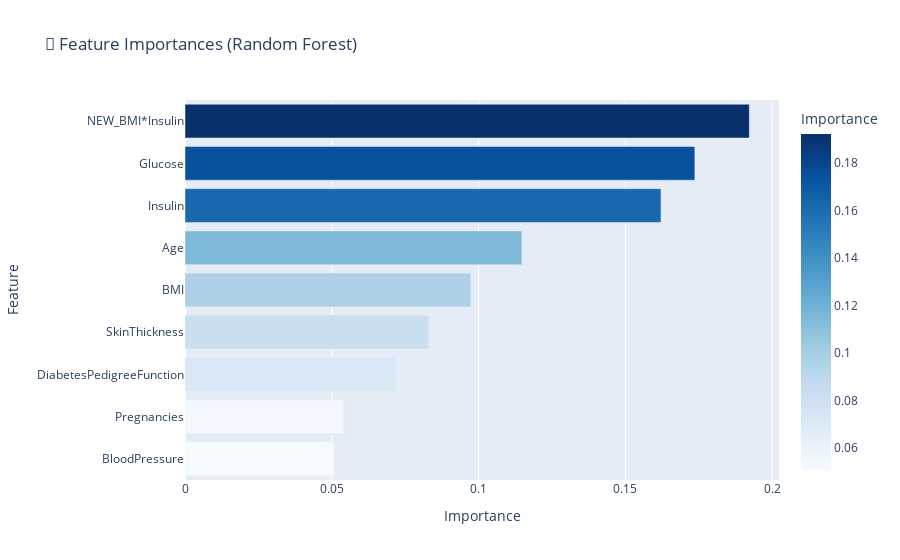

The notebook cell saved with this chart:
### Code cell
import plotly.express as px
import pandas as pd

# Veri hazırla
feat_imp_df = pd.DataFrame({
    'Feature': X.columns,
    'Importance': rf_model.feature_importances_
}).sort_values(by='Importance', ascending=False)

# Etkileşimli yatay bar grafiği
fig = px.bar(
    feat_imp_df, 
    x='Importance', 
    y='Feature', 
    orientation='h', 
    color='Importance',
    color_continuous_scale='Blues',  # Mavi tonları
    title='🌟 Feature Importances (Random Forest)'
)

fig.update_layout(yaxis={'categoryorder':'total ascending'})
fig.show()

### Figure 1 — Plotly figure (JSON) as saved in the notebook; plotly's stock layout.template omitted (floating-point values rounded to 4 significant figures)
{"data": [{"alignmentgroup": "True", "hovertemplate": "Importance=%{marker.color}<br>Feature=%{y}<extra></extra>", "legendgroup": "", "marker": {"color": [0.1922, 0.1737, 0.1621, 0.1147, 0.09736, 0.08307, 0.07197, 0.05408, 0.05078], "coloraxis": "coloraxis", "pattern": {"shape": ""}}, "name": "", "offsetgroup": "", "orientation": "h", "showlegend": false, "textposition": "auto", "type": "bar", "x": [0.1922, 0.1737, 0.1621, 0.1147, 0.09736, 0.08307, 0.07197, 0.05408, 0.05078], "xaxis": "x", "y": ["NEW_BMI*Insulin", "Glucose", "Insulin", "Age", "BMI", "SkinThickness", "DiabetesPedigreeFunction", "Pregnancies", "BloodPressure"], "yaxis": "y"}], "layout": {"autosize": true, "barmode": "relative", "coloraxis": {"colorbar": {"title": {"text": "Importance"}}, "colorscale": [[0, "rgb(247,251,255)"], [0.125, "rgb(222,235,247)"], [0.25, "rgb(198,219,239)"], [0.375, "rgb(158,202,225)"], [0.5, "rgb(107,174,214)"], [0.625, "rgb(66,146,198)"], [0.75, "rgb(33,113,181)"], [0.875, "rgb(8,81,156)"], [1, "rgb(8,48,107)"]]}, "legend": {"tracegroupgap": 0}, "title": {"text": "🌟 Feature Importances (Random Forest)"}, "xaxis": {"anchor": "y", "autorange": true, "domain": [0, 1], "range": [0, 0.2023], "title": {"text": "Importance"}, "type": "linear"}, "yaxis": {"anchor": "x", "autorange": true, "categoryorder": "total ascending", "domain": [0, 1], "range": [-0.5, 8.5], "title": {"text": "Feature"}, "type": "category"}}}
